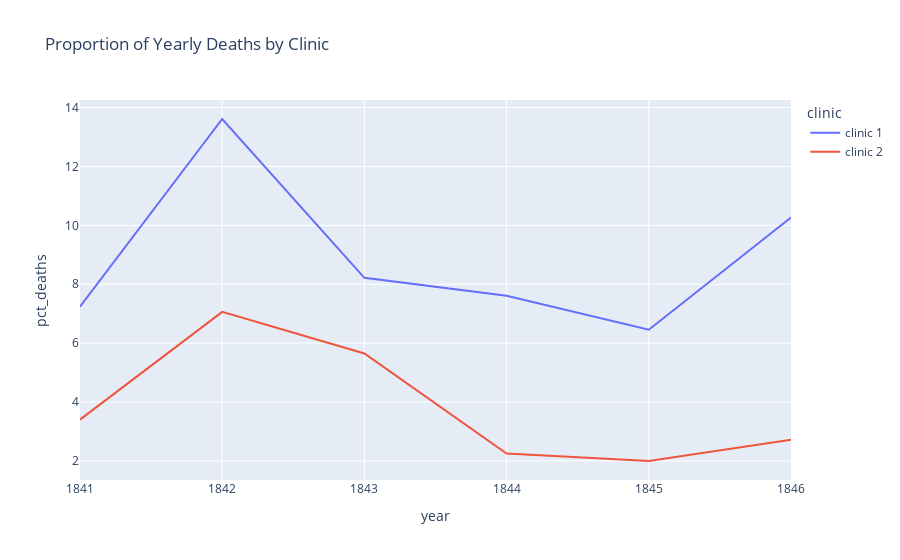

This figure's notebook cell:
### Code cell
line = px.line(data_frame=df_yearly,
               x='year',
               y='pct_deaths',
               color='clinic',
               title='Proportion of Yearly Deaths by Clinic')

line.show()

### Figure 1 — Plotly figure (JSON) as saved in the notebook; plotly's stock layout.template omitted (floating-point values rounded to 4 significant figures)
{"data": [{"hovertemplate": "clinic=clinic 1<br>year=%{x}<br>pct_deaths=%{y}<extra></extra>", "legendgroup": "clinic 1", "line": {"color": "#636efa", "dash": "solid"}, "marker": {"symbol": "circle"}, "mode": "lines", "name": "clinic 1", "orientation": "v", "showlegend": true, "type": "scatter", "x": [1841, 1842, 1843, 1844, 1845, 1846], "xaxis": "x", "y": [7.241, 13.61, 8.218, 7.609, 6.456, 10.27], "yaxis": "y"}, {"hovertemplate": "clinic=clinic 2<br>year=%{x}<br>pct_deaths=%{y}<extra></extra>", "legendgroup": "clinic 2", "line": {"color": "#EF553B", "dash": "solid"}, "marker": {"symbol": "circle"}, "mode": "lines", "name": "clinic 2", "orientation": "v", "showlegend": true, "type": "scatter", "x": [1841, 1842, 1843, 1844, 1845, 1846], "xaxis": "x", "y": [3.402, 7.06, 5.649, 2.249, 1.996, 2.721], "yaxis": "y"}], "layout": {"legend": {"title": {"text": "clinic"}, "tracegroupgap": 0}, "title": {"text": "Proportion of Yearly Deaths by Clinic"}, "xaxis": {"anchor": "y", "domain": [0, 1], "title": {"text": "year"}}, "yaxis": {"anchor": "x", "domain": [0, 1], "title": {"text": "pct_deaths"}}}}
